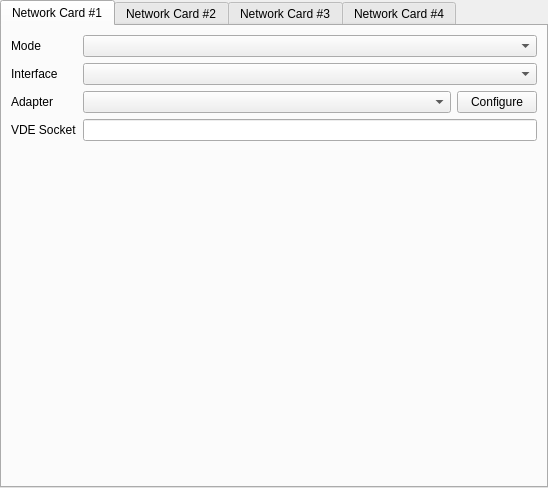
<?xml version="1.0" encoding="UTF-8"?>
<ui version="4.0">
 <class>SettingsNetwork</class>
 <widget class="QWidget" name="SettingsNetwork">
  <property name="geometry">
   <rect>
    <x>0</x>
    <y>0</y>
    <width>548</width>
    <height>488</height>
   </rect>
  </property>
  <property name="windowTitle">
   <string>Form</string>
  </property>
  <layout class="QVBoxLayout" name="verticalLayout">
   <property name="leftMargin">
    <number>0</number>
   </property>
   <property name="topMargin">
    <number>0</number>
   </property>
   <property name="rightMargin">
    <number>0</number>
   </property>
   <property name="bottomMargin">
    <number>0</number>
   </property>
   <item>
    <widget class="QTabWidget" name="tabWidget">
     <property name="currentIndex">
      <number>0</number>
     </property>
     <widget class="QWidget" name="tab_1">
      <attribute name="title">
       <string>Network Card #1</string>
      </attribute>
      <layout class="QGridLayout" name="gridLayout_3">
       <item row="0" column="0">
        <widget class="QLabel" name="label">
         <property name="sizePolicy">
          <sizepolicy hsizetype="Minimum" vsizetype="Preferred">
           <horstretch>0</horstretch>
           <verstretch>0</verstretch>
          </sizepolicy>
         </property>
         <property name="text">
          <string>Mode</string>
         </property>
        </widget>
       </item>
       <item row="0" column="1" colspan="2">
        <widget class="QComboBox" name="comboBoxNet1">
         <property name="maxVisibleItems">
          <number>30</number>
         </property>
         <property name="sizePolicy">
          <sizepolicy hsizetype="Expanding" vsizetype="Fixed">
           <horstretch>0</horstretch>
           <verstretch>0</verstretch>
          </sizepolicy>
         </property>
        </widget>
       </item>
       <item row="1" column="0">
        <widget class="QLabel" name="label_2">
         <property name="sizePolicy">
          <sizepolicy hsizetype="Minimum" vsizetype="Preferred">
           <horstretch>0</horstretch>
           <verstretch>0</verstretch>
          </sizepolicy>
         </property>
         <property name="text">
          <string>Interface</string>
         </property>
        </widget>
       </item>
       <item row="1" column="1" colspan="2">
        <widget class="QComboBox" name="comboBoxIntf1">
         <property name="maxVisibleItems">
          <number>30</number>
         </property>
         <property name="sizePolicy">
          <sizepolicy hsizetype="Expanding" vsizetype="Fixed">
           <horstretch>0</horstretch>
           <verstretch>0</verstretch>
          </sizepolicy>
         </property>
        </widget>
       </item>
       <item row="2" column="0">
        <widget class="QLabel" name="label_7">
         <property name="sizePolicy">
          <sizepolicy hsizetype="Minimum" vsizetype="Preferred">
           <horstretch>0</horstretch>
           <verstretch>0</verstretch>
          </sizepolicy>
         </property>
         <property name="text">
          <string>Adapter</string>
         </property>
        </widget>
       </item>
       <item row="2" column="1">
        <widget class="QComboBox" name="comboBoxNIC1">
         <property name="maxVisibleItems">
          <number>30</number>
         </property>
         <property name="sizePolicy">
          <sizepolicy hsizetype="Expanding" vsizetype="Fixed">
           <horstretch>0</horstretch>
           <verstretch>0</verstretch>
          </sizepolicy>
         </property>
         <property name="sizeAdjustPolicy">
          <enum>QComboBox::AdjustToContents</enum>
         </property>
        </widget>
       </item>
       <item row="2" column="2">
        <widget class="QPushButton" name="pushButtonConf1">
         <property name="sizePolicy">
          <sizepolicy hsizetype="Minimum" vsizetype="Fixed">
           <horstretch>0</horstretch>
           <verstretch>0</verstretch>
          </sizepolicy>
         </property>
         <property name="text">
          <string>Configure</string>
         </property>
        </widget>
       </item>
       <item row="3" column="0">
        <widget class="QLabel" name="label_3">
         <property name="text">
          <string>VDE Socket</string>
         </property>
        </widget>
       </item>
       <item row="3" column="1" colspan="2">
        <widget class="QLineEdit" name="socketVDENIC1">
         <property name="maxLength">
          <number>127</number>
         </property>
        </widget>
       </item>
       <item row="4" column="1">
        <spacer name="verticalSpacer">
         <property name="orientation">
          <enum>Qt::Vertical</enum>
         </property>
         <property name="sizeHint" stdset="0">
          <size>
           <width>20</width>
           <height>40</height>
          </size>
         </property>
        </spacer>
       </item>
      </layout>
     </widget>
     <widget class="QWidget" name="tab_2">
      <attribute name="title">
       <string>Network Card #2</string>
      </attribute>
      <layout class="QGridLayout" name="gridLayout">
       <item row="0" column="0">
        <widget class="QLabel" name="label_8">
         <property name="sizePolicy">
          <sizepolicy hsizetype="Minimum" vsizetype="Preferred">
           <horstretch>0</horstretch>
           <verstretch>0</verstretch>
          </sizepolicy>
         </property>
         <property name="text">
          <string>Mode</string>
         </property>
        </widget>
       </item>
       <item row="0" column="1" colspan="2">
        <widget class="QComboBox" name="comboBoxNet2">
         <property name="maxVisibleItems">
          <number>30</number>
         </property>
         <property name="sizePolicy">
          <sizepolicy hsizetype="Expanding" vsizetype="Fixed">
           <horstretch>0</horstretch>
           <verstretch>0</verstretch>
          </sizepolicy>
         </property>
        </widget>
       </item>
       <item row="1" column="0">
        <widget class="QLabel" name="label_9">
         <property name="sizePolicy">
          <sizepolicy hsizetype="Minimum" vsizetype="Preferred">
           <horstretch>0</horstretch>
           <verstretch>0</verstretch>
          </sizepolicy>
         </property>
         <property name="text">
          <string>Interface</string>
         </property>
        </widget>
       </item>
       <item row="1" column="1" colspan="2">
        <widget class="QComboBox" name="comboBoxIntf2">
         <property name="maxVisibleItems">
          <number>30</number>
         </property>
         <property name="sizePolicy">
          <sizepolicy hsizetype="Expanding" vsizetype="Fixed">
           <horstretch>0</horstretch>
           <verstretch>0</verstretch>
          </sizepolicy>
         </property>
        </widget>
       </item>
       <item row="2" column="0">
        <widget class="QLabel" name="label_10">
         <property name="sizePolicy">
          <sizepolicy hsizetype="Minimum" vsizetype="Preferred">
           <horstretch>0</horstretch>
           <verstretch>0</verstretch>
          </sizepolicy>
         </property>
         <property name="text">
          <string>Adapter</string>
         </property>
        </widget>
       </item>
       <item row="2" column="1">
        <widget class="QComboBox" name="comboBoxNIC2">
         <property name="maxVisibleItems">
          <number>30</number>
         </property>
         <property name="sizePolicy">
          <sizepolicy hsizetype="Expanding" vsizetype="Fixed">
           <horstretch>0</horstretch>
           <verstretch>0</verstretch>
          </sizepolicy>
         </property>
         <property name="sizeAdjustPolicy">
          <enum>QComboBox::AdjustToContents</enum>
         </property>
        </widget>
       </item>
       <item row="2" column="2">
        <widget class="QPushButton" name="pushButtonConf2">
         <property name="text">
          <string>Configure</string>
         </property>
        </widget>
       </item>
       <item row="3" column="0">
        <widget class="QLabel" name="label_4">
         <property name="text">
          <string>VDE Socket</string>
         </property>
        </widget>
       </item>
       <item row="3" column="1" colspan="2">
        <widget class="QLineEdit" name="socketVDENIC2">
         <property name="maxLength">
          <number>127</number>
         </property>
        </widget>
       </item>
       <item row="4" column="1">
        <spacer name="verticalSpacer_2">
         <property name="orientation">
          <enum>Qt::Vertical</enum>
         </property>
         <property name="sizeHint" stdset="0">
          <size>
           <width>20</width>
           <height>40</height>
          </size>
         </property>
        </spacer>
       </item>
      </layout>
     </widget>
     <widget class="QWidget" name="tab_3">
      <attribute name="title">
       <string>Network Card #3</string>
      </attribute>
      <layout class="QGridLayout" name="gridLayout_2">
       <item row="0" column="0">
        <widget class="QLabel" name="label_11">
         <property name="sizePolicy">
          <sizepolicy hsizetype="Minimum" vsizetype="Preferred">
           <horstretch>0</horstretch>
           <verstretch>0</verstretch>
          </sizepolicy>
         </property>
         <property name="text">
          <string>Mode</string>
         </property>
        </widget>
       </item>
       <item row="0" column="1" colspan="2">
        <widget class="QComboBox" name="comboBoxNet3">
         <property name="maxVisibleItems">
          <number>30</number>
         </property>
         <property name="sizePolicy">
          <sizepolicy hsizetype="Expanding" vsizetype="Fixed">
           <horstretch>0</horstretch>
           <verstretch>0</verstretch>
          </sizepolicy>
         </property>
        </widget>
       </item>
       <item row="1" column="0">
        <widget class="QLabel" name="label_12">
         <property name="sizePolicy">
          <sizepolicy hsizetype="Minimum" vsizetype="Preferred">
           <horstretch>0</horstretch>
           <verstretch>0</verstretch>
          </sizepolicy>
         </property>
         <property name="text">
          <string>Interface</string>
         </property>
        </widget>
       </item>
       <item row="1" column="1" colspan="2">
        <widget class="QComboBox" name="comboBoxIntf3">
         <property name="maxVisibleItems">
          <number>30</number>
         </property>
         <property name="sizePolicy">
          <sizepolicy hsizetype="Expanding" vsizetype="Fixed">
           <horstretch>0</horstretch>
           <verstretch>0</verstretch>
          </sizepolicy>
         </property>
        </widget>
       </item>
       <item row="2" column="0">
        <widget class="QLabel" name="label_13">
         <property name="sizePolicy">
          <sizepolicy hsizetype="Minimum" vsizetype="Preferred">
           <horstretch>0</horstretch>
           <verstretch>0</verstretch>
          </sizepolicy>
         </property>
         <property name="text">
          <string>Adapter</string>
         </property>
        </widget>
       </item>
       <item row="2" column="1">
        <widget class="QComboBox" name="comboBoxNIC3">
         <property name="maxVisibleItems">
          <number>30</number>
         </property>
         <property name="sizePolicy">
          <sizepolicy hsizetype="Expanding" vsizetype="Fixed">
           <horstretch>0</horstretch>
           <verstretch>0</verstretch>
          </sizepolicy>
         </property>
         <property name="sizeAdjustPolicy">
          <enum>QComboBox::AdjustToContents</enum>
         </property>
        </widget>
       </item>
       <item row="2" column="2">
        <widget class="QPushButton" name="pushButtonConf3">
         <property name="sizePolicy">
          <sizepolicy hsizetype="Minimum" vsizetype="Fixed">
           <horstretch>0</horstretch>
           <verstretch>0</verstretch>
          </sizepolicy>
         </property>
         <property name="text">
          <string>Configure</string>
         </property>
        </widget>
       </item>
       <item row="3" column="0">
        <widget class="QLabel" name="label_5">
         <property name="text">
          <string>VDE Socket</string>
         </property>
        </widget>
       </item>
       <item row="3" column="1" colspan="2">
        <widget class="QLineEdit" name="socketVDENIC3">
         <property name="maxLength">
          <number>127</number>
         </property>
        </widget>
       </item>
       <item row="4" column="1">
        <spacer name="verticalSpacer_3">
         <property name="orientation">
          <enum>Qt::Vertical</enum>
         </property>
         <property name="sizeHint" stdset="0">
          <size>
           <width>20</width>
           <height>40</height>
          </size>
         </property>
        </spacer>
       </item>
      </layout>
     </widget>
     <widget class="QWidget" name="tab_4">
      <attribute name="title">
       <string>Network Card #4</string>
      </attribute>
      <layout class="QGridLayout" name="gridLayout_4">
       <item row="0" column="0">
        <widget class="QLabel" name="label_14">
         <property name="sizePolicy">
          <sizepolicy hsizetype="Minimum" vsizetype="Preferred">
           <horstretch>0</horstretch>
           <verstretch>0</verstretch>
          </sizepolicy>
         </property>
         <property name="text">
          <string>Mode</string>
         </property>
        </widget>
       </item>
       <item row="0" column="1" colspan="2">
        <widget class="QComboBox" name="comboBoxNet4">
         <property name="maxVisibleItems">
          <number>30</number>
         </property>
         <property name="sizePolicy">
          <sizepolicy hsizetype="Expanding" vsizetype="Fixed">
           <horstretch>0</horstretch>
           <verstretch>0</verstretch>
          </sizepolicy>
         </property>
        </widget>
       </item>
       <item row="1" column="0">
        <widget class="QLabel" name="label_15">
         <property name="sizePolicy">
          <sizepolicy hsizetype="Minimum" vsizetype="Preferred">
           <horstretch>0</horstretch>
           <verstretch>0</verstretch>
          </sizepolicy>
         </property>
         <property name="text">
          <string>Interface</string>
         </property>
        </widget>
       </item>
       <item row="1" column="1" colspan="2">
        <widget class="QComboBox" name="comboBoxIntf4">
         <property name="maxVisibleItems">
          <number>30</number>
         </property>
         <property name="sizePolicy">
          <sizepolicy hsizetype="Expanding" vsizetype="Fixed">
           <horstretch>0</horstretch>
           <verstretch>0</verstretch>
          </sizepolicy>
         </property>
        </widget>
       </item>
       <item row="2" column="0">
        <widget class="QLabel" name="label_16">
         <property name="sizePolicy">
          <sizepolicy hsizetype="Minimum" vsizetype="Preferred">
           <horstretch>0</horstretch>
           <verstretch>0</verstretch>
          </sizepolicy>
         </property>
         <property name="text">
          <string>Adapter</string>
         </property>
        </widget>
       </item>
       <item row="2" column="1">
        <widget class="QComboBox" name="comboBoxNIC4">
         <property name="maxVisibleItems">
          <number>30</number>
         </property>
         <property name="sizePolicy">
          <sizepolicy hsizetype="Expanding" vsizetype="Fixed">
           <horstretch>0</horstretch>
           <verstretch>0</verstretch>
          </sizepolicy>
         </property>
         <property name="sizeAdjustPolicy">
          <enum>QComboBox::AdjustToContents</enum>
         </property>
        </widget>
       </item>
       <item row="2" column="2">
        <widget class="QPushButton" name="pushButtonConf4">
         <property name="sizePolicy">
          <sizepolicy hsizetype="Minimum" vsizetype="Fixed">
           <horstretch>0</horstretch>
           <verstretch>0</verstretch>
          </sizepolicy>
         </property>
         <property name="text">
          <string>Configure</string>
         </property>
        </widget>
       </item>
       <item row="3" column="1" colspan="2">
        <widget class="QLineEdit" name="socketVDENIC4">
         <property name="maxLength">
          <number>127</number>
         </property>
        </widget>
       </item>
       <item row="3" column="0">
        <widget class="QLabel" name="vdeSocketHeader">
         <property name="text">
          <string>VDE Socket</string>
         </property>
        </widget>
       </item>
       <item row="4" column="1">
        <spacer name="verticalSpacer_4">
         <property name="orientation">
          <enum>Qt::Vertical</enum>
         </property>
         <property name="sizeHint" stdset="0">
          <size>
           <width>20</width>
           <height>40</height>
          </size>
         </property>
        </spacer>
       </item>
      </layout>
     </widget>
    </widget>
   </item>
  </layout>
 </widget>
 <resources/>
 <connections/>
</ui>
